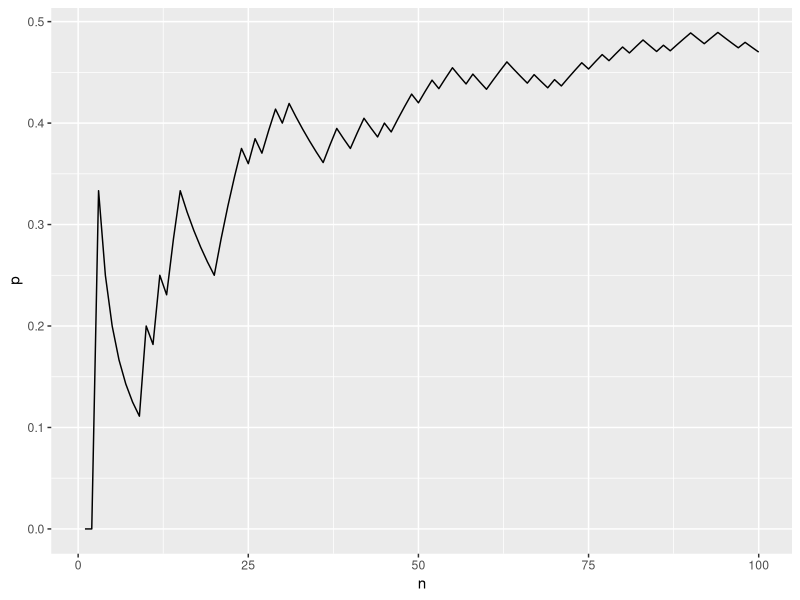

Reproduce this figure in R.
# Law of Large Numbers

n <- 100

p <- cumsum(sample(0:1, n, replace = TRUE))/(1:100)

df <- data.frame(n = 1:n, p)

library(ggplot2)

pl <- ggplot(df, aes(n, p)) + geom_line()

pl